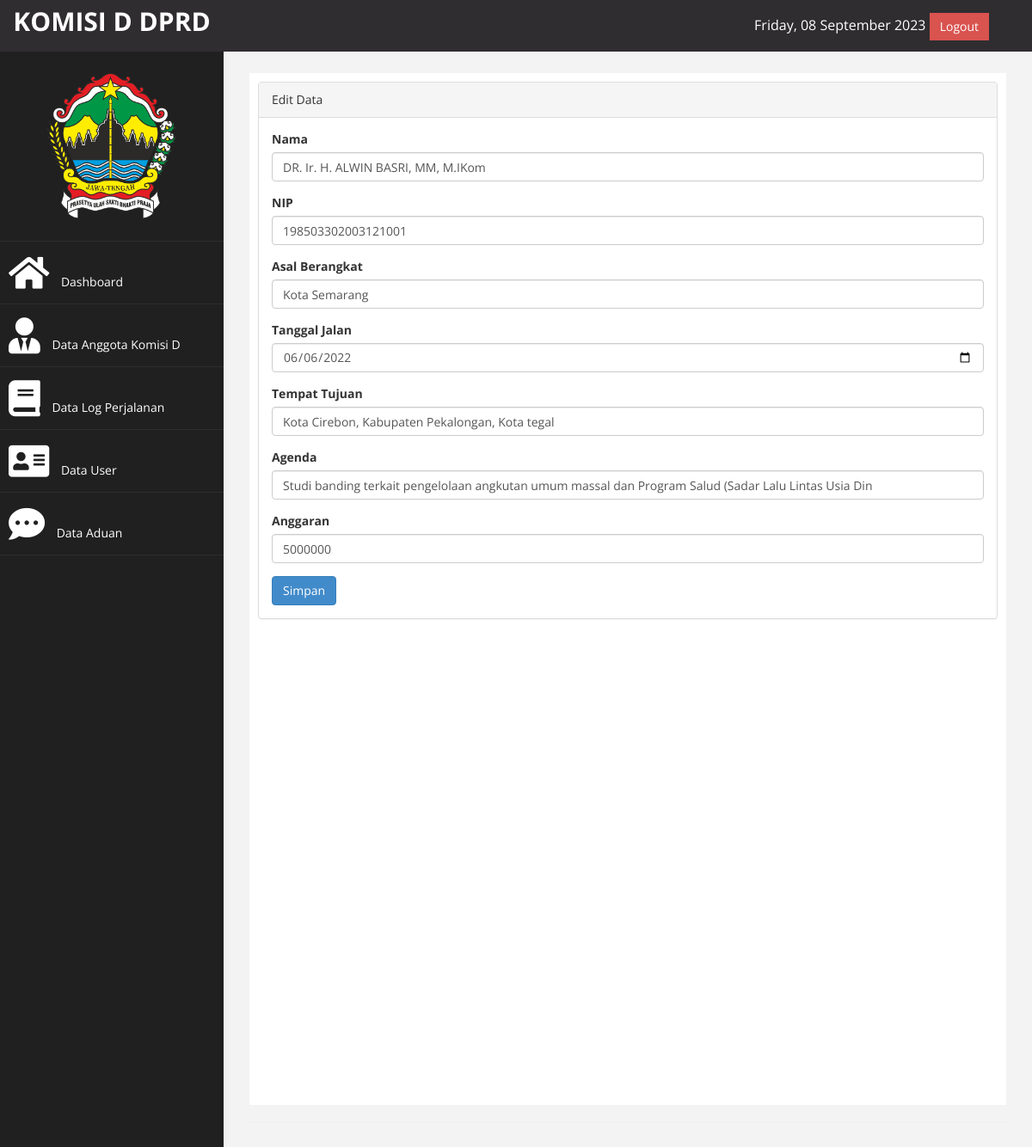
Page /index.php?page=log&aksi=edit&id=1 (signed in) on the committed database.
### tables this page shows
CREATE TABLE `tb_log` (
  `id` int(100) NOT NULL,
  `nama` varchar(100) NOT NULL,
  `nip` varchar(100) NOT NULL,
  `asal_berangkat` varchar(100) NOT NULL,
  `tanggal_jalan` date NOT NULL,
  `tempat_tujuan` varchar(100) NOT NULL,
  `agenda` varchar(100) NOT NULL,
  `anggaran` varchar(100) NOT NULL
);

### page/log/edit.php (the view, shortened to what this page needs)
<?php
$id = $_GET['id'];
$sql = $koneksi->query("select * from tb_log where id='$id'");
$tampil = $sql->fetch_assoc();
?>
<div class="panel panel-default">
    <div class="panel-heading">
        Edit Data
    </div>
    <div class="panel-body">
        <div class="row">
            <div class="col-md-12">
                <form method="POST">
                    <div class="form-group">
                        <label>Nama</label>
                        <input class="form-control" name="nama" value="<?php echo $tampil['nama']; ?>">
                    </div>
                    <div class="form-group">
                        <label>NIP</label>
                        <input class="form-control" name="nip" value="<?php echo $tampil['nip']; ?>" />
                    </div>
                    <div class="form-group">
                        <label>Asal Berangkat</label>
                        <input class="form-control" name="asal_berangkat" value="<?php echo $tampil['asal_berangkat']; ?>" />
                    </div>
                    <div class="form-group">
                        <label>Tanggal Jalan</label>
                        <input class="form-control" type="date" name="tanggal_jalan" value="<?php echo $tampil['tanggal_jalan']; ?>" />
                    </div>
                    <div class="form-group">
                        <label>Tempat Tujuan</label>
                        <input class="form-control" name="tempat_tujuan" value="<?php echo $tampil['tempat_tujuan']; ?>" />
                    </div>
                    <div class="form-group">
                        <label>Agenda</label>
                        <input class="form-control" name="agenda" value="<?php echo $tampil['agenda']; ?>" />
                    </div>
                    <div class="form-group">
                        <label>Anggaran</label>
                        <input class="form-control" name="anggaran" value="<?php echo $tampil['anggaran']; ?>" />
                    </div>
                    <div>
                        <input type="submit" name="simpan" value="Simpan" class="btn btn-primary">
                    </div>
            </div>
        </div>
    </div>
</div>
</div>

### assets/css/custom.css (style rules this page uses)
body { font-family: 'Open Sans', sans-serif; }

### rows in the picture
tb_log: nama "DR. Ir. H. ALWIN BASRI, MM, M.IKom", nip "198503302003121001", asal_berangkat "Kota Semarang", tanggal_jalan "06/06/2022", tempat_tujuan "Kota Cirebon, Kabupaten Pekalongan, Kota tegal", agenda "Studi banding terkait pengelolaan angkutan umum massal dan Program Salud (Sadar Lalu Lintas Usia Din", anggaran "5000000"
